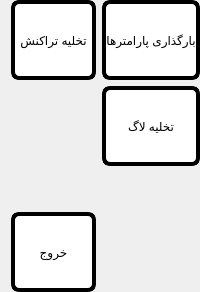
     <widget class="QWidget" name="tabFileOperation">
      <attribute name="title">
       <string>Page</string>
      </attribute>
      <layout class="QGridLayout" name="gridLayout_9">
       <property name="topMargin">
        <number>0</number>
       </property>
       <property name="rightMargin">
        <number>0</number>
       </property>
       <property name="bottomMargin">
        <number>0</number>
       </property>
       <item row="3" column="0">
        <widget class="QPushButton" name="btnExitFileOperations">
         <property name="sizePolicy">
          <sizepolicy hsizetype="Preferred" vsizetype="Preferred">
           <horstretch>0</horstretch>
           <verstretch>0</verstretch>
          </sizepolicy>
         </property>
         <property name="minimumSize">
          <size>
           <width>0</width>
           <height>80</height>
          </size>
         </property>
         <property name="maximumSize">
          <size>
           <width>16777215</width>
           <height>80</height>
          </size>
         </property>
         <property name="styleSheet">
          <string notr="true">border: 4px solid black;
border-radius: 8px;
background-color: rgb(255, 255, 255);</string>
         </property>
         <property name="text">
          <string>خروج</string>
         </property>
        </widget>
       </item>
       <item row="0" column="0">
        <widget class="QPushButton" name="btnTransactions">
         <property name="sizePolicy">
          <sizepolicy hsizetype="Preferred" vsizetype="Preferred">
           <horstretch>0</horstretch>
           <verstretch>0</verstretch>
          </sizepolicy>
         </property>
         <property name="minimumSize">
          <size>
           <width>0</width>
           <height>80</height>
          </size>
         </property>
         <property name="maximumSize">
          <size>
           <width>16777215</width>
           <height>80</height>
          </size>
         </property>
         <property name="styleSheet">
          <string notr="true">border: 4px solid black;
border-radius: 8px;
background-color: rgb(255, 255, 255);</string>
         </property>
         <property name="text">
          <string>تخلیه تراکنش</string>
         </property>
        </widget>
       </item>
       <item row="0" column="1">
        <widget class="QPushButton" name="btnParameters">
         <property name="sizePolicy">
          <sizepolicy hsizetype="Preferred" vsizetype="Preferred">
           <horstretch>0</horstretch>
           <verstretch>0</verstretch>
          </sizepolicy>
         </property>
         <property name="minimumSize">
          <size>
           <width>0</width>
           <height>80</height>
          </size>
         </property>
         <property name="maximumSize">
          <size>
           <width>16777215</width>
           <height>80</height>
          </size>
         </property>
         <property name="styleSheet">
          <string notr="true">border: 4px solid black;
border-radius: 8px;
background-color: rgb(255, 255, 255);</string>
         </property>
         <property name="text">
          <string>بارگذاری پارامترها</string>
         </property>
        </widget>
       </item>
       <item row="1" column="1">
        <widget class="QPushButton" name="btnLogs">
         <property name="sizePolicy">
          <sizepolicy hsizetype="Preferred" vsizetype="Preferred">
           <horstretch>0</horstretch>
           <verstretch>0</verstretch>
          </sizepolicy>
         </property>
         <property name="minimumSize">
          <size>
           <width>0</width>
           <height>80</height>
          </size>
         </property>
         <property name="maximumSize">
          <size>
           <width>16777215</width>
           <height>80</height>
          </size>
         </property>
         <property name="styleSheet">
          <string notr="true">border: 4px solid black;
border-radius: 8px;
background-color: rgb(255, 255, 255);</string>
         </property>
         <property name="text">
          <string>تخلیه لاگ</string>
         </property>
        </widget>
       </item>
       <item row="2" column="0" colspan="2">
        <spacer name="verticalSpacer_9">
         <property name="orientation">
          <enum>Qt::Vertical</enum>
         </property>
         <property name="sizeHint" stdset="0">
          <size>
           <width>20</width>
           <height>40</height>
          </size>
         </property>
        </spacer>
       </item>
      </layout>
     </widget>
